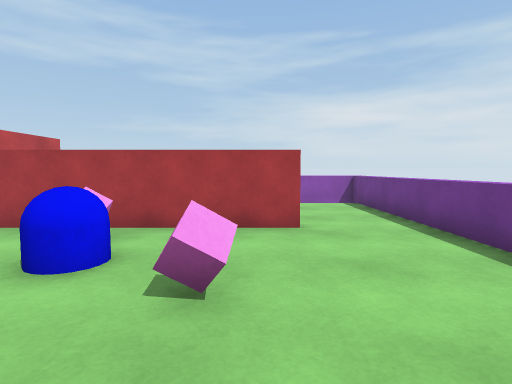
view 1 (above)

17 first-person views from a walk through a scene from a Unity 3-D project. The camera is 1.2 m above the floor, tilts 4° down and sees 80° across. The floor is counted in squares, 1 m on a side. Each view is taken from the middle of a square. On the plan, view 1 faces up. The plan holds only what a view shows up to about 13 squares ahead; the rest is blank. The player character is not drawn.

view 2
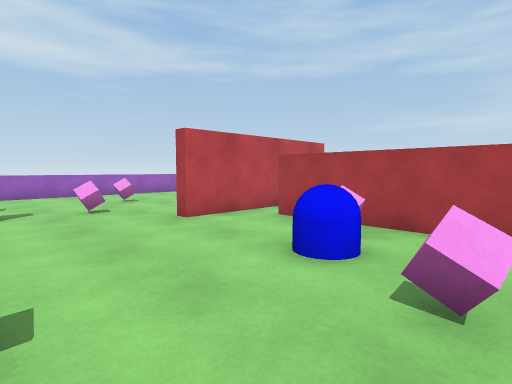

view 3
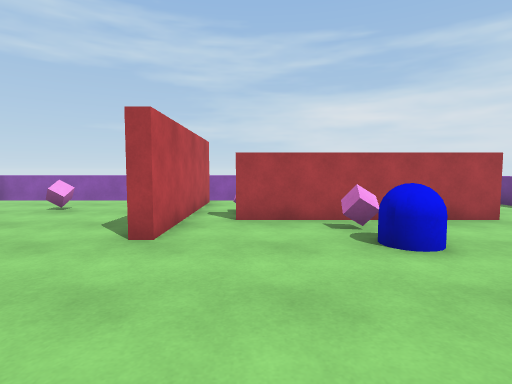

view 4
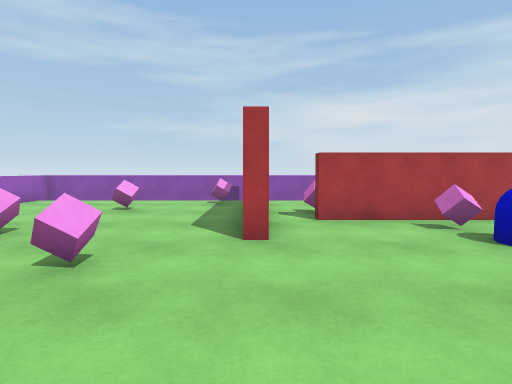

view 5
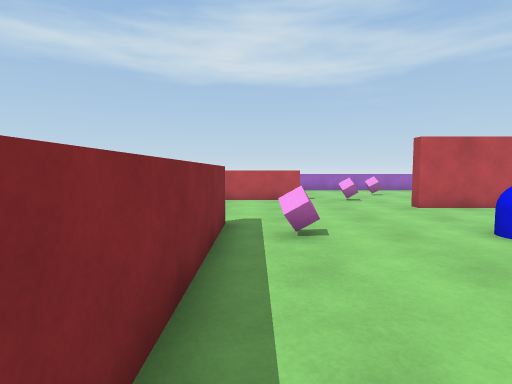

view 6
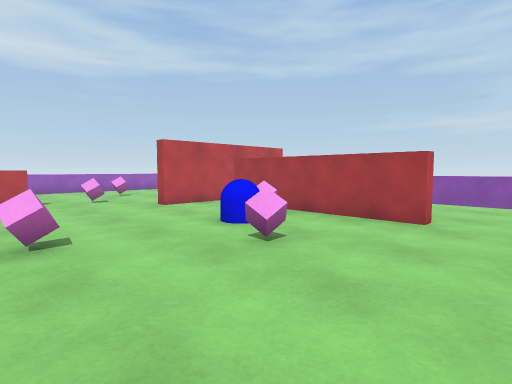

view 7
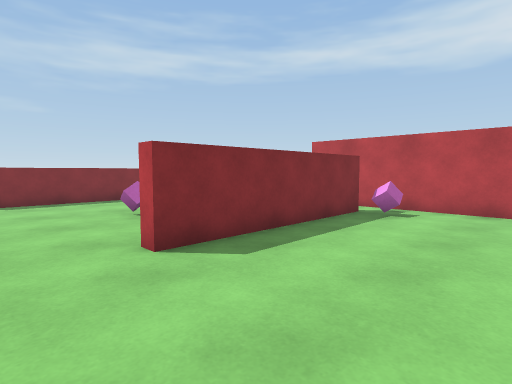

view 8
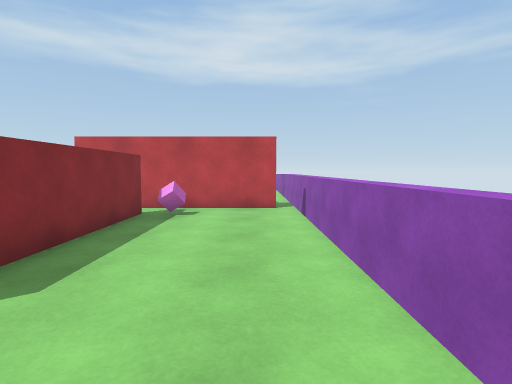

view 9
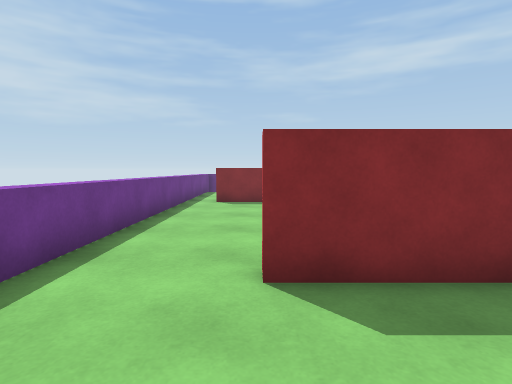

view 10
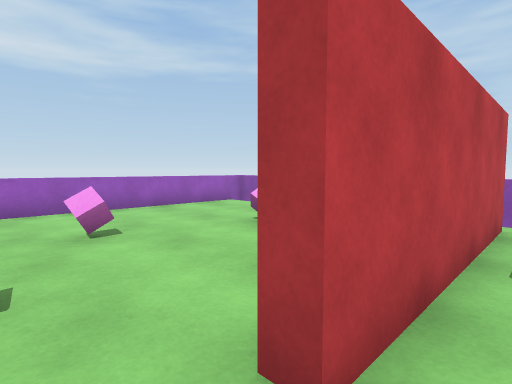

view 11
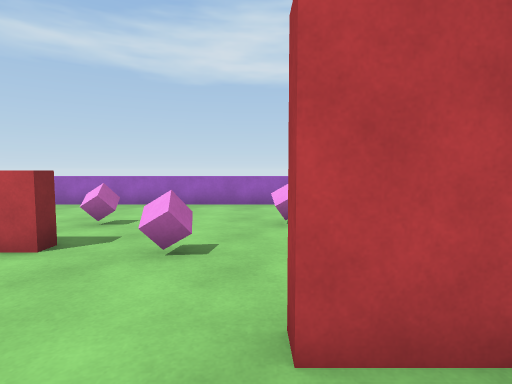

view 12
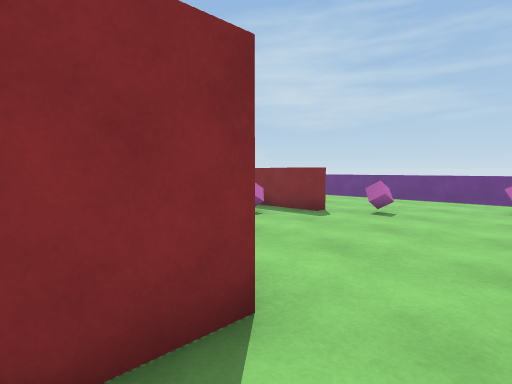

view 13
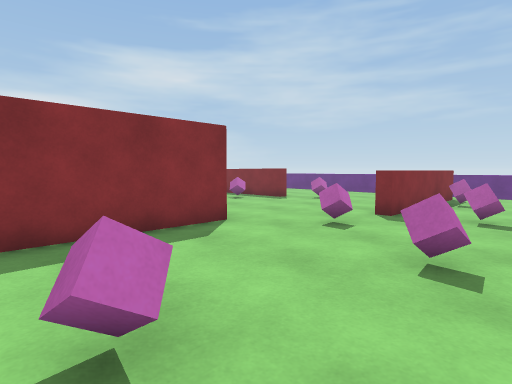

view 14
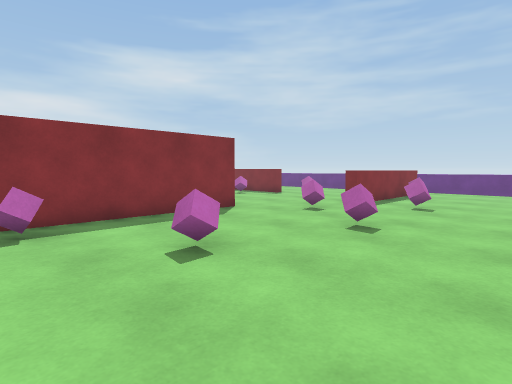

view 15
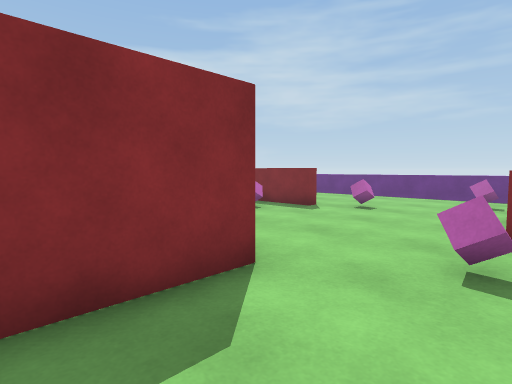

view 16
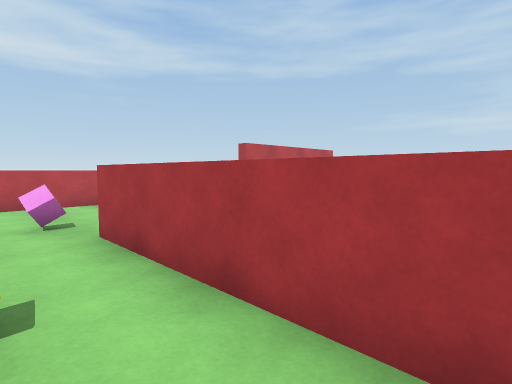

view 17
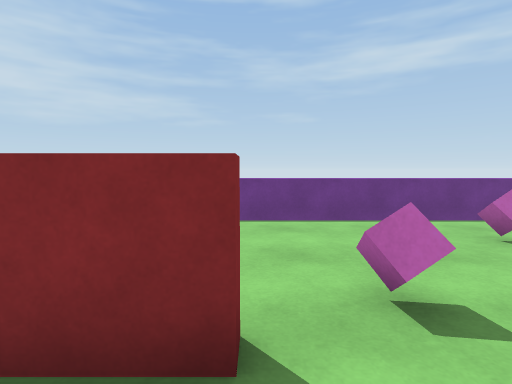

### Floor plan
Key: @ floor where view 1 was taken; # wall or solid block; x gap in a wall; . floor; = window, fence, low wall or low ledge; ^ raised ledge; C pink cube; B blue capsule.
Columns run from 16 left of view 1 to 4 right of it. Each row starts with its distance up from view 1.
 12 #========#==========#
 11 ^........x..........=
 10 ^.......C#..........=
  9 ^........#..........=
  8 ^....C...#.C........=
  7 ^........#.#######..=
  6 ^........#.#######..=
  5 ^...C....#...C......=
  4 ^............BB.....=
  3 ^......C.......C....=
  2 ^...................=
  1 ^...C...............=
  0 ^.....#......C..@...=
 -1 ^.....#.............=
 -2 ^.....#.....^^^^^^^.=
 -3 ^ ...C#....C...... .=
 -4   ....#.......... .
 -5    .. #.C......
 -6        .......
 -7        ......
 -8     =========

Positions as (right, up) in squares from view 1, and headings:
1: (0, 0), facing up
2: (0, 0), facing up-left
3: (-5, -1), facing up
4: (-7, -1), facing up
5: (3, -1), facing left
6: (3, -1), facing up-left
7: (3, 11), facing down-left
8: (3, 10), facing left
9: (1, 10), facing down
10: (-6, 3), facing up-left
11: (-5, 4), facing left
12: (-9, 6), facing down-right
13: (-13, 9), facing down-right
14: (-15, 11), facing down-right
15: (-10, 7), facing down-right
16: (2, -4), facing up-left
17: (-4, 0), facing down
